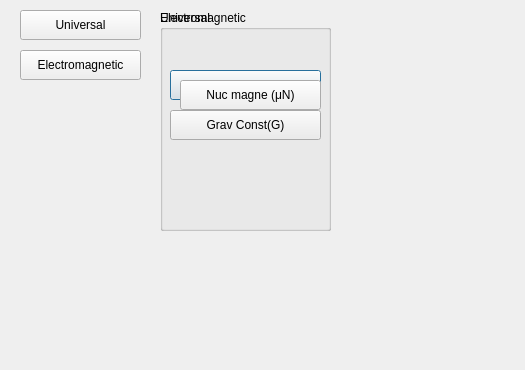
<?xml version="1.0" encoding="UTF-8"?>
<ui version="4.0">
 <class>constants</class>
 <widget class="QDialog" name="constants">
  <property name="geometry">
   <rect>
    <x>0</x>
    <y>0</y>
    <width>525</width>
    <height>370</height>
   </rect>
  </property>
  <property name="windowTitle">
   <string>Dialog</string>
  </property>
  <widget class="QGroupBox" name="gba">
   <property name="geometry">
    <rect>
     <x>160</x>
     <y>10</y>
     <width>171</width>
     <height>221</height>
    </rect>
   </property>
   <property name="title">
    <string>Universal</string>
   </property>
   <widget class="QPushButton" name="pushButton_2">
    <property name="geometry">
     <rect>
      <x>10</x>
      <y>60</y>
      <width>151</width>
      <height>30</height>
     </rect>
    </property>
    <property name="text">
     <string>Planks Constant(h)</string>
    </property>
   </widget>
   <widget class="QPushButton" name="pushButton_3">
    <property name="geometry">
     <rect>
      <x>10</x>
      <y>100</y>
      <width>151</width>
      <height>30</height>
     </rect>
    </property>
    <property name="minimumSize">
     <size>
      <width>151</width>
      <height>30</height>
     </size>
    </property>
    <property name="text">
     <string>Grav Const(G)</string>
    </property>
   </widget>
  </widget>
  <widget class="QPushButton" name="pba">
   <property name="geometry">
    <rect>
     <x>20</x>
     <y>10</y>
     <width>121</width>
     <height>30</height>
    </rect>
   </property>
   <property name="text">
    <string>Universal</string>
   </property>
  </widget>
  <widget class="QPushButton" name="pbb">
   <property name="geometry">
    <rect>
     <x>20</x>
     <y>50</y>
     <width>121</width>
     <height>30</height>
    </rect>
   </property>
   <property name="text">
    <string>Electromagnetic</string>
   </property>
  </widget>
  <widget class="QGroupBox" name="gbb">
   <property name="geometry">
    <rect>
     <x>160</x>
     <y>10</y>
     <width>171</width>
     <height>221</height>
    </rect>
   </property>
   <property name="title">
    <string>Electromagnetic</string>
   </property>
   <widget class="QPushButton" name="pushButton">
    <property name="geometry">
     <rect>
      <x>20</x>
      <y>70</y>
      <width>141</width>
      <height>30</height>
     </rect>
    </property>
    <property name="text">
     <string>Nuc magne (μN)</string>
    </property>
   </widget>
  </widget>
 </widget>
 <resources/>
 <connections/>
</ui>
